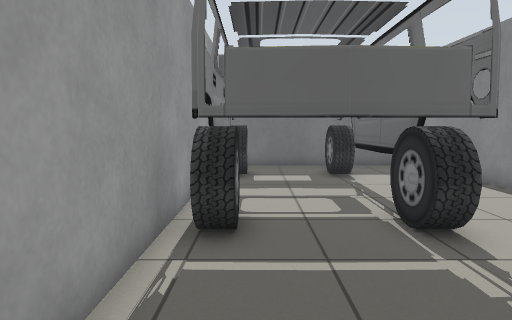
View 1 (above)

17 first-person views from a walk through a Gazebo world. The camera is 0.94 m above the floor, tilts 6° down and sees 75° across. The floor is counted in squares, 0.5 m on a side. Each view is taken from the middle of a square. On the plan, view 1 faces up. The plan holds only what a view shows up to about 17 squares ahead; the rest is blank. Gazebo's built-in surfaces are drawn with simple patterns.

View 2
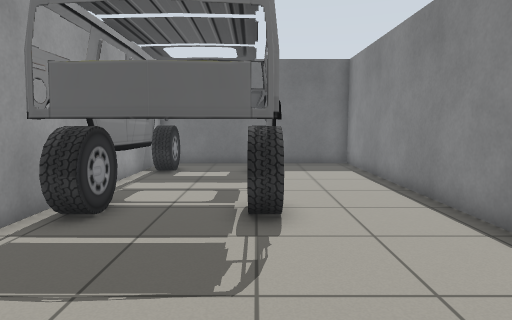

View 3
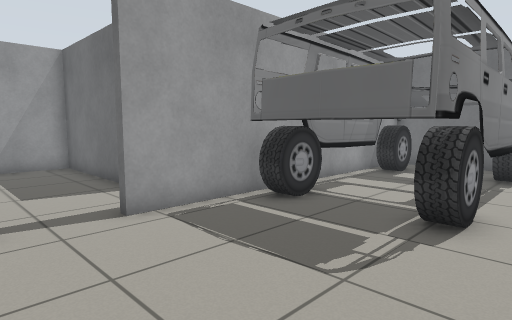

View 4
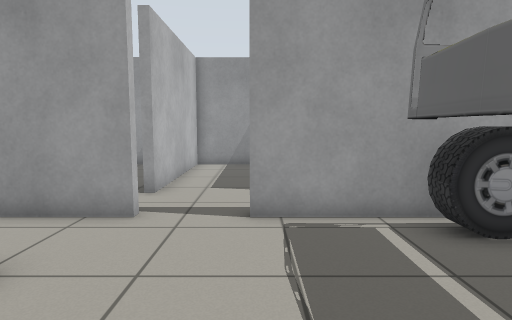

View 5
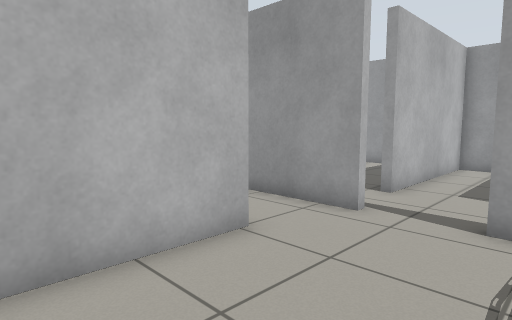

View 6
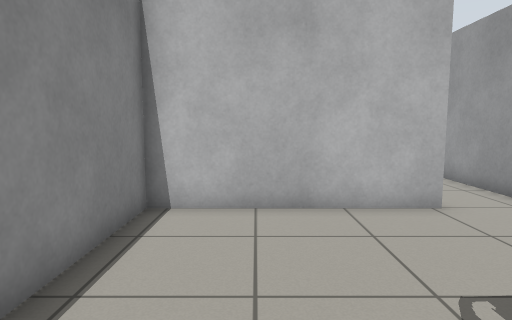

View 7
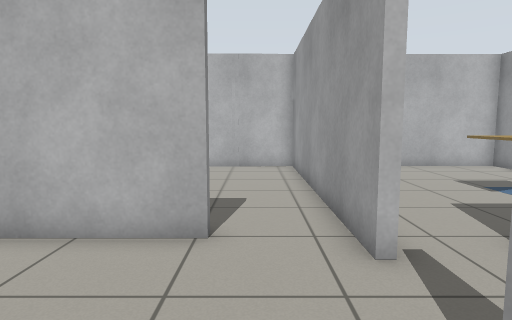

View 8
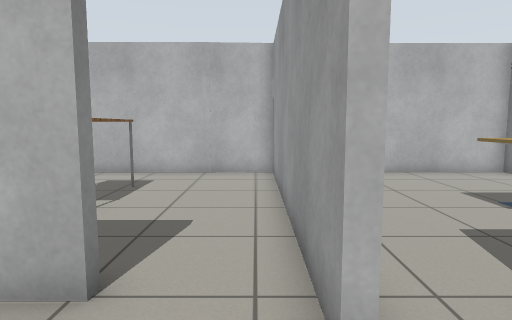

View 9
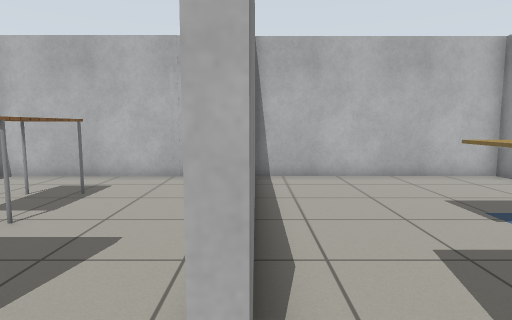

View 10
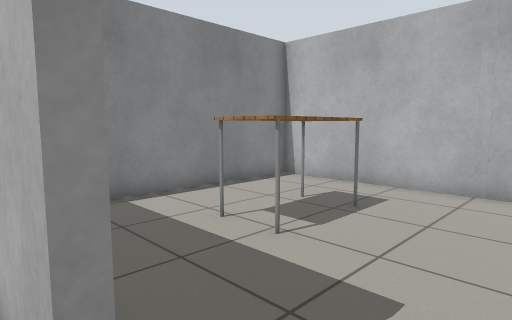

View 11
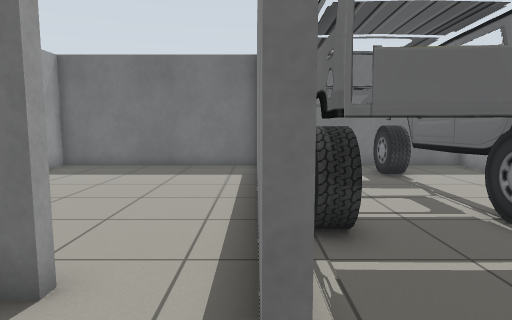

View 12
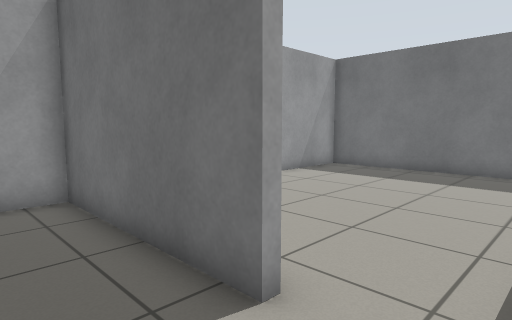

View 13
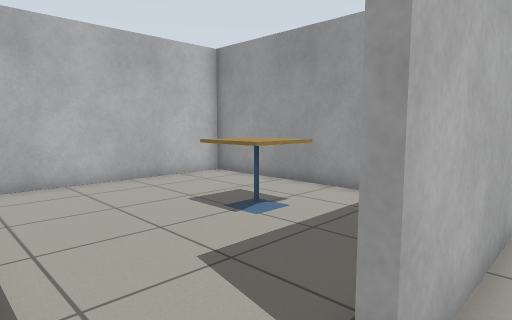

View 14
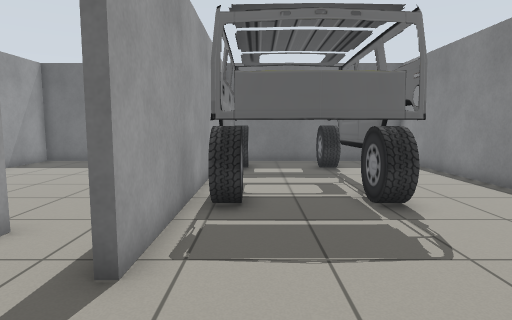

View 15
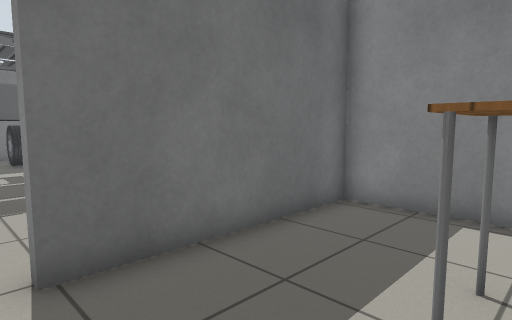

View 16
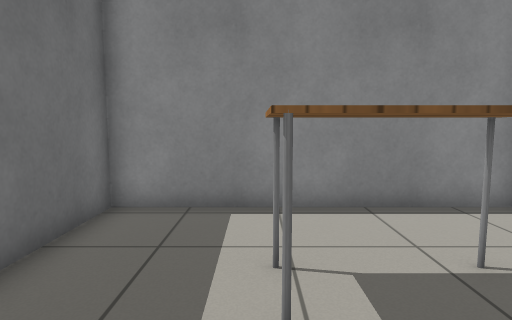

View 17
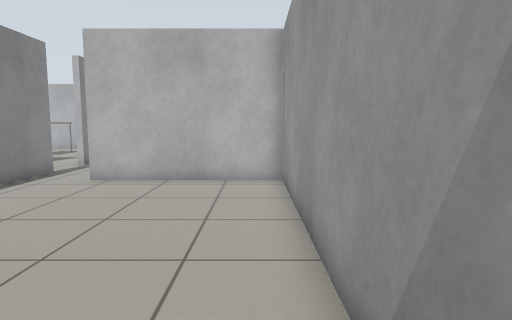

### Floor plan
Ten units are one square. View 1 is at (0, 0); x grows to the right and y downward. Boxes are objects, and circles mark ways between rooms. Rooms are numbered by the first view taken in them; rooms with no view inside come last. Other rooms are left out.
<svg viewBox="-114 -158 194 275">
<path fill="none" stroke="#000" d="M75 -46 75 -153 -17 -153 -17 -116M-17 -51 -17 -18M8 14 75 14 75 -30M-17 4 -17 26M-42 -34 -109 -34 -109 8 -40 8M-20 -19 -20 -36M-20 16 -20 4M-17 26 -17 112 75 112 75 17 8 17M-20 -100 -20 -105M-19 -153 -109 -153 -109 -37 -42 -37M-20 -36 -20 -58M-109 34 -109 112 -19 112M-20 48 -20 42M-20 28 -20 16M-17 -116 -17 -51"/>
<rect x="25" y="45" width="20" height="40" fill="#bbb"><title>table</title></rect>
<rect x="-85" y="45" width="20" height="20" fill="#bbb"><title>cafe table</title></rect>
<rect x="-15" y="-145" width="50" height="100" fill="#bbb"><title>car</title></rect>
<circle cx="-20" cy="-5" r="3" fill="#2a7"/>
<circle cx="-5" cy="20" r="3" fill="#2a7"/>
<circle cx="-35" cy="-30" r="3" fill="#2a7"/>
<circle cx="-35" cy="10" r="3" fill="#2a7"/>
<text x="40" y="-60">1</text>
<text x="-60" y="-10">2</text>
<text x="30" y="60">3</text>
<text x="-70" y="-100">4</text>
<text x="-70" y="60">5</text>
<text x="10" y="-80">6</text>
</svg>
Room 1 opens to room 2. Room 1 opens to room 3. Room 2 opens to room 4. Room 2 opens to room 5.

Where each view was taken, in squares from view 1:
view 1: 0 up, 0 right, facing up
view 2: 1 down, 3 right, facing up
view 3: 1 down, 5 right, facing up-left
view 4: 2 up, 5 right, facing left
view 5: 3 up, 5 right, facing down-left
view 6: 6 up, 5 right, facing down
view 7: 4 up, 0 right, facing down
view 8: 2 up, 1 left, facing down
view 9: 1 up, 2 left, facing down
view 10: 1 down, 1 left, facing down-right
view 11: 0 up, 2 left, facing up
view 12: 1 up, 2 left, facing up-left
view 13: 0 up, 2 left, facing down-left
view 14: 2 down, 0 right, facing up
view 15: 6 down, 0 right, facing up-right
view 16: 5 down, 0 right, facing right
view 17: 15 up, 10 left, facing down
